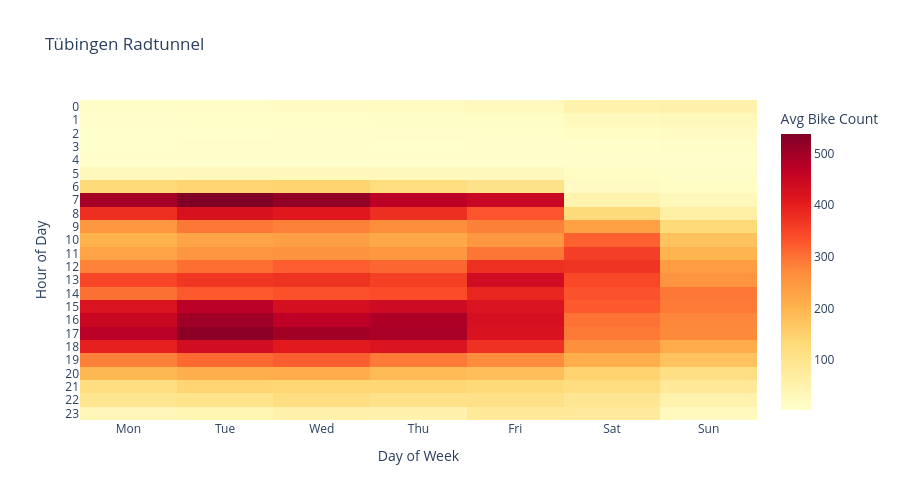

Here is the notebook cell this chart was saved with:
### Markdown cell above
### Hour × Weekday Heatmap

### Code cell
fig = get_plot("hour_weekday_heatmap")(tue_df, title="Tübingen Radtunnel")
fig.show()

### Figure 1 — Plotly figure (JSON) as saved in the notebook; plotly's stock layout.template omitted (floating-point values rounded to 4 significant figures; data arrays with more than 128 entries replaced by an {"elided": "..."} marker saying what was removed)
{"data": [{"coloraxis": "coloraxis", "hovertemplate": "Day of Week: %{x}<br>Hour of Day: %{y}<br>Avg Bike Count: %{z}<extra></extra>", "name": "0", "type": "heatmap", "x": ["Mon", "Tue", "Wed", "Thu", "Fri", "Sat", "Sun"], "xaxis": "x", "y": [0, 1, 2, 3, 4, 5, 6, 7, 8, 9, 10, 11, 12, 13, 14, 15, 16, 17, 18, 19, 20, 21, 22, 23], "yaxis": "y", "z": {"elided": "24x7 float values"}}], "layout": {"coloraxis": {"colorbar": {"title": {"text": "Avg Bike Count"}}, "colorscale": [[0, "rgb(255,255,204)"], [0.125, "rgb(255,237,160)"], [0.25, "rgb(254,217,118)"], [0.375, "rgb(254,178,76)"], [0.5, "rgb(253,141,60)"], [0.625, "rgb(252,78,42)"], [0.75, "rgb(227,26,28)"], [0.875, "rgb(189,0,38)"], [1, "rgb(128,0,38)"]]}, "height": 500, "title": {"text": "Tübingen Radtunnel"}, "xaxis": {"anchor": "y", "domain": [0, 1], "title": {"text": "Day of Week"}}, "yaxis": {"anchor": "x", "autorange": "reversed", "domain": [0, 1], "dtick": 1, "tick0": 0, "tickmode": "linear", "title": {"text": "Hour of Day"}}}}
